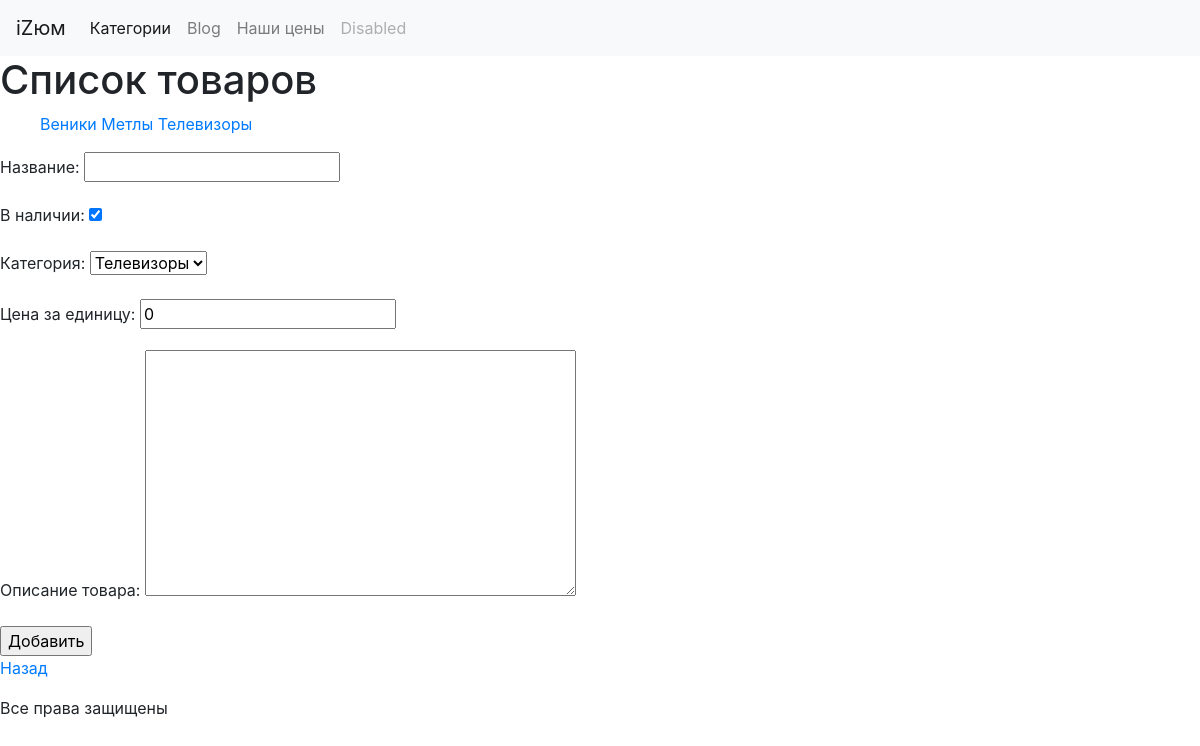
Page /goods/3/add/?page=1 on the earlier database version.
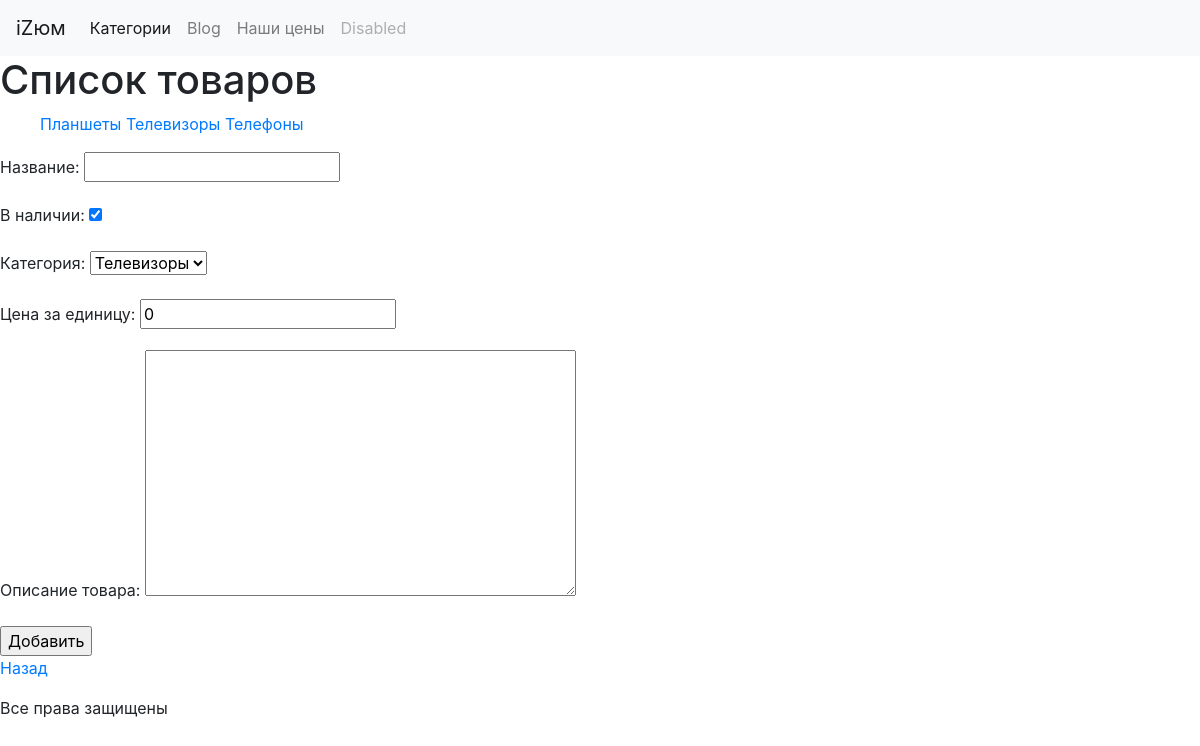
Same page on the later database version.
### page/models.py (models this page shows)
class Category(models.Model):
    name = models.CharField(max_length=100, unique=True, verbose_name="Название")
    description = models.TextField(verbose_name="Описание")
    class Meta:
        verbose_name = 'Категория'
        verbose_name_plural = "Категории"
    def __str__(self):
        return self.name

### page/twviews.py (the view, shortened to what this page needs)
# urls.py: url(r'^(?P<cat_id>\d+)/add/$', GoodCreate.as_view(), name="good_add"),
class GoodCreate(CreateView, GoodEditMixin):
    model = Good
    template_name = "good_add.html"
    fields = '__all__'  # в интернете нашел такое решение, но оно не работает ???
    def get(self, request, *args, **kwargs):
        if self.kwargs["cat_id"] != None:
            self.initial["category"] = Category.objects.get(pk=self.kwargs["cat_id"])
        return super(GoodCreate, self).get(request, *args, **kwargs)
    def get_context_data(self, **kwargs):
        context = super(GoodCreate, self).get_context_data(**kwargs)
        context["category"] = Category.objects.get(pk=self.kwargs["cat_id"])
        return context
    class Meta:
        fields = '__all__'

### page/twviews.py (called while the page is built)
    def get_context_data(self, **kwargs):
        context = super().get_context_data(**kwargs)
        context["cats"] = Category.objects.order_by("name")
        return context

    def get_context_data(self, **kwargs):
        context = super(GoodEditMixin, self).get_context_data(**kwargs)
        try:
            context["pn"] = self.request.GET["page"]
        except KeyError:
            context["pn"] = "1"
        return context

### templates/good_add.html (shortened to what this page needs)
{%extends "base.html" %}
{% block main %}
<form action="" method="post">
    {{form.as_p}}
    <input type="submit" value="Добавить">
</form>
<p><a href="{% url "index" cat_id=category.id %}?page={{pn}}">Назад</a></p>
{%endblock %}

### templates/base.html (shortened to what this page needs)
<!DOCTYPE html>
{% load staticfiles %}
<html lang="en">
<head>
    <link type="text/css" href="{%static "main.css" %}" rel="stylesheet">
    <link rel="stylesheet" href="https://stackpath.bootstrapcdn.com/bootstrap/4.1.3/css/bootstrap.min.css">
    <nav class="navbar navbar-expand-lg navbar-light bg-light">
  <a class="navbar-brand" href="{{index}}">iZюм</a>
  <div class="collapse navbar-collapse" id="navbarNavAltMarkup">
    <div class="navbar-nav">
      <a class="nav-item nav-link active" href="{{goods.category}}">Категории<span class="sr-only">(current)</span></a>
      <a class="nav-item nav-link" href="/blog/">Blog</a>
      <a class="nav-item nav-link" href="#">Наши цены</a>
      <a class="nav-item nav-link disabled" href="#">Disabled</a>
    </div>
  </div>
</nav>
</head>
<body>
<div id="header">
    <h1>Список товаров</h1>
</div>
<div id="leftmenu">
    <ul>
        {% for cat in cats %}
        {% url "index" cat_id=cat.id as cat_url %}
        <a href="{{cat_url }}">{{cat.name}}</a>
        {%endfor %}
    </ul>
</div>
<div id="main">
    {% block main %}
    {%endblock%}
</div>
<div id="footer">
    <p>Все права защищены</p>
</div>
</body>
</html>

Differences in the rows shown:
removed Category: name "Веники"
removed Category: name "Метлы"
added Category: name "Планшеты"
added Category: name "Телефоны"
